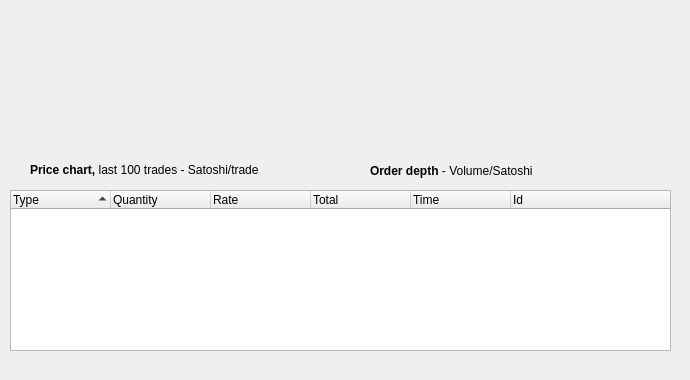
       <widget class="QWidget" name="graphs_2">
        <attribute name="title">
         <string>Graphs</string>
        </attribute>
        <widget class="QFrame" name="view2_2">
         <property name="geometry">
          <rect>
           <x>0</x>
           <y>0</y>
           <width>681</width>
           <height>371</height>
          </rect>
         </property>
         <widget class="QCustomPlot" name="customPlot_2" native="true">
          <property name="geometry">
           <rect>
            <x>0</x>
            <y>0</y>
            <width>341</width>
            <height>161</height>
           </rect>
          </property>
          <property name="styleSheet">
           <string notr="true">background:none;</string>
          </property>
         </widget>
         <widget class="QLabel" name="label_29">
          <property name="geometry">
           <rect>
            <x>30</x>
            <y>160</y>
            <width>261</width>
            <height>21</height>
           </rect>
          </property>
          <property name="text">
           <string>&lt;html&gt;&lt;head/&gt;&lt;body&gt;&lt;p&gt;&lt;span style=&quot; font-weight:600;&quot;&gt;Price chart, &lt;/span&gt;last 100 trades - Satoshi/trade&lt;/p&gt;&lt;/body&gt;&lt;/html&gt;</string>
          </property>
         </widget>
         <widget class="QTreeWidget" name="trades_2">
          <property name="geometry">
           <rect>
            <x>10</x>
            <y>190</y>
            <width>661</width>
            <height>161</height>
           </rect>
          </property>
          <property name="autoScrollMargin">
           <number>16</number>
          </property>
          <property name="indentation">
           <number>10</number>
          </property>
          <property name="sortingEnabled">
           <bool>true</bool>
          </property>
          <property name="animated">
           <bool>false</bool>
          </property>
          <property name="headerHidden">
           <bool>false</bool>
          </property>
          <attribute name="headerCascadingSectionResizes">
           <bool>false</bool>
          </attribute>
          <attribute name="headerHighlightSections">
           <bool>false</bool>
          </attribute>
          <column>
           <property name="text">
            <string>Type</string>
           </property>
          </column>
          <column>
           <property name="text">
            <string>Quantity</string>
           </property>
          </column>
          <column>
           <property name="text">
            <string>Rate</string>
           </property>
          </column>
          <column>
           <property name="text">
            <string>Total</string>
           </property>
          </column>
          <column>
           <property name="text">
            <string>Time</string>
           </property>
          </column>
          <column>
           <property name="text">
            <string>Id</string>
           </property>
          </column>
         </widget>
         <widget class="QLabel" name="label_35">
          <property name="geometry">
           <rect>
            <x>370</x>
            <y>161</y>
            <width>211</width>
            <height>20</height>
           </rect>
          </property>
          <property name="text">
           <string>&lt;html&gt;&lt;head/&gt;&lt;body&gt;&lt;p&gt;&lt;span style=&quot; font-weight:600;&quot;&gt;Order depth &lt;/span&gt;- Volume/Satoshi&lt;/p&gt;&lt;/body&gt;&lt;/html&gt;</string>
          </property>
         </widget>
         <widget class="QCustomPlot" name="customPlot2_2" native="true">
          <property name="geometry">
           <rect>
            <x>340</x>
            <y>0</y>
            <width>341</width>
            <height>161</height>
           </rect>
          </property>
          <property name="styleSheet">
           <string notr="true">background:none;</string>
          </property>
         </widget>
        </widget>
       </widget>
